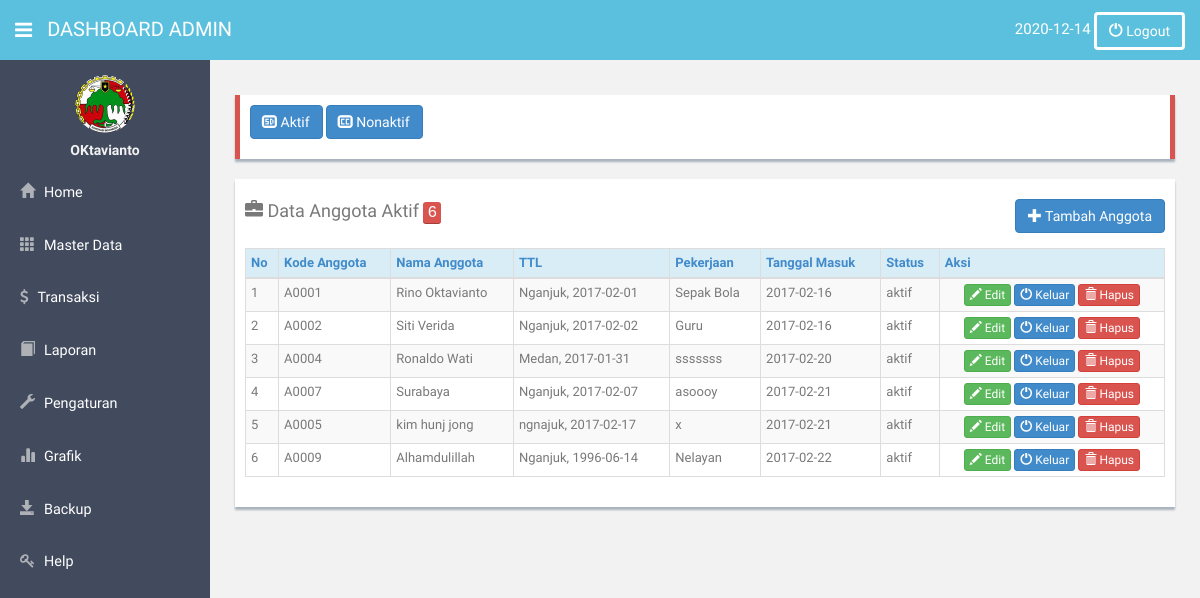
The app's page /index.php?pilih=1.2&aksi=aktif (signed in) with its own data.
### tables this page shows
CREATE TABLE `t_anggota` (
  `kode_anggota` char(5) NOT NULL,
  `kode_tabungan` int(11) NOT NULL,
  `nama_anggota` varchar(50) NOT NULL,
  `alamat_anggota` varchar(100) NOT NULL,
  `jenis_kelamin` varchar(10) NOT NULL,
  `pekerjaan` varchar(50) NOT NULL,
  `tgl_masuk` date NOT NULL,
  `telp` varchar(12) NOT NULL,
  `tempat_lahir` varchar(20) NOT NULL,
  `tgl_lahir` date NOT NULL,
  `status` varchar(10) NOT NULL,
  `u_entry` varchar(50) NOT NULL,
  `tgl_entri` date NOT NULL,
  PRIMARY KEY (`kode_anggota`)
);

### anggota/mst_anggota.php (the view, shortened to what this page needs)
<?php
	$aksi=$_GET['aksi'];
?>
<head>
</head>
<?php
	if(empty($aksi)){
?>
<body>
<div class="row mt">
 <div class="col-lg-12">
 <div class="form-panel" style="border-left:5px solid#d9534f;border-right:5px solid#d9534f;">
    <p><a class="btn btn-primary" href="index.php?pilih=1.2&aksi=aktif"><i class="glyphicon glyphicon-sd-video"></i> Aktif</a> <a class="btn btn-primary" href="index.php?pilih=1.2&aksi=keluar"><i class="glyphicon glyphicon-subtitles"></i> Nonaktif</a></p>
  </div>
</div>
</div>
<div class="row">
                <div class="col-lg-12">
                    <div class="form-panel">
                    <h4 class="mb"><span class='glyphicon glyphicon-briefcase'></span> Data Anggota
                    <?php
                        $am=mysql_query("SELECT *from t_anggota");
                        $jum=mysql_num_rows($am);
                    echo'<kbd style="background-color:#d9534f;">'.$jum.'</kbd>';?>
                    <span style="float:right;">
                      <a href="?pilih=1.2&aksi=tambah" class="btn btn-primary"><span class='glyphicon glyphicon-plus'></span> Tambah Anggota</a>
                    </span></h4>
                    <form class="form-inline" role="form">
                        <table class="table table-bordered table-striped table-condensed">
                          <thead>
                          <tr class="info">
				             <th><a href="#">No</a></th>
				             <th><a href="#">Kode Anggota</a></th>
				             <th><a href="#">Nama Anggota</a></th>
                      <th><a href="#">TTL</a></th>
				             <th><a href="#">Pekerjaan</a></th>
				             <th><a href="#">Tanggal Masuk</a></th>
                     <th><a href="#">Status</a></th>
				             <th colspan="3"><a>Aksi</a></th>
                          </tr>
                      </thead>
                      <tbody id="fbody">
                      <?php
                      $query=mysql_query("SELECT * FROM t_anggota");
                      $no=1;
                      while($data=mysql_fetch_array($query)){
					  ?>
				    	<tr>
							<td><?php echo $no;?></td>
				            <td><?php echo $data['kode_anggota'];?></td>
				            <td><?php echo $data['nama_anggota'];?></td>
                    <td><?php echo $data['tempat_lahir'];?>, <?php echo $data['tgl_lahir'];?></td>
				            <td><?php echo $data['pekerjaan'];?></td>
				            <td><?php echo $data['tgl_masuk'];?></td>
                    <td><?php echo $data['status'];?></td>
                    <?php if($data['status']=='aktif')
                    {?>
				            <td align="center">
					<a class="btn btn-success btn-xs" href="index.php?pilih=1.2&aksi=ubah&kode_anggota=<?php echo $data['kode_anggota'];?>"><i class="glyphicon glyphicon-pencil"></i> Edit</a>
    <script type="text/javascript">
    function hapus(){
    var msg = confirm("Jika anda menghapus data ini ,seluruh transaksi data ini juga akan dihapus. Anda Yakin ?");
    if(msg==true){
    window.location="anggota/proses_anggota.php?pros=keluar&kode_anggota=<?php echo $data['kode_anggota'];?>";
    }
    else{
    }
    }
    </script>
				    <a class="btn btn-primary btn-xs" href="anggota/proses_anggota.php?pros=keluar&kode_anggota=<?php echo $data['kode_anggota'];?>"><i class="glyphicon glyphicon-off"></i> Keluar</a>
							</td> <?php }
              else if($data['status']=='keluar')
              { ?>
            <td align="center">
            <a class="btn btn-danger btn-xs" href="anggota/proses_anggota.php?pros=hapus&kode_anggota=<?php echo $data['kode_anggota'];?>"><i class="glyphicon glyphicon-off"></i> Hapus</a>
            </td>
               <?php }?>
				        </tr>
					<?php
						$no++;}
					?>
						</tbody> </table>
                    </div>
                </div>
</div>
<?php
} else if($aksi=='aktif'){
?>
<div class="row mt">
 <div class="col-lg-12">
 <div class="form-panel" style="border-left:5px solid#d9534f;border-right:5px solid#d9534f;">
    <p><a class="btn btn-primary" href="index.php?pilih=1.2&aksi=aktif"><i class="glyphicon glyphicon-sd-video"></i> Aktif</a> <a class="btn btn-primary" href="index.php?pilih=1.2&aksi=keluar"><i class="glyphicon glyphicon-subtitles"></i> Nonaktif</a></p>
  </div>
</div>
</div>
<div class="row">
                <div class="col-lg-12">
                    <div class="form-panel">
                    <h4 class="mb"><span class='glyphicon glyphicon-briefcase'></span> Data Anggota Aktif
                    <?php
                        $am=mysql_query("SELECT *from t_anggota where status='aktif'");
                        $jum=mysql_num_rows($am);
                    echo'<kbd style="background-color:#d9534f;">'.$jum.'</kbd>';?>
                    <span style="float:right;">
                      <a href="?pilih=1.2&aksi=tambah" class="btn btn-primary"><span class='glyphicon glyphicon-plus'></span> Tambah Anggota</a>
                    </span></h4>
                    <form class="form-inline" role="form">
                        <table class="table table-bordered table-striped table-condensed">
                          <thead>
                          <tr class="info">
                     <th><a href="#">No</a></th>
                     <th><a href="#">Kode Anggota</a></th>
                     <th><a href="#">Nama Anggota</a></th>
                      <th><a href="#">TTL</a></th>
                     <th><a href="#">Pekerjaan</a></th>
                     <th><a href="#">Tanggal Masuk</a></th>
                     <th><a href="#">Status</a></th>
                     <th colspan="3"><a>Aksi</a></th>
                          </tr>
                      </thead>
                      <tbody id="fbody">
                      <?php
                      $query=mysql_query("SELECT * FROM t_anggota where status='aktif'");
                      $no=1;
                      while($data=mysql_fetch_array($query)){
            ?>
              <tr>
              <td><?php echo $no;?></td>
                    <td><?php echo $data['kode_anggota'];?></td>
                    <td><?php echo $data['nama_anggota'];?></td>
                    <td><?php echo $data['tempat_lahir'];?>, <?php echo $data['tgl_lahir'];?></td>
                    <td><?php echo $data['pekerjaan'];?></td>
                    <td><?php echo $data['tgl_masuk'];?></td>
                    <td><?php echo $data['status'];?></td>
                    <td align="center">
          <a class="btn btn-success btn-xs" href="index.php?pilih=1.2&aksi=ubah&kode_anggota=<?php echo $data['kode_anggota'];?>"><i class="glyphicon glyphicon-pencil"></i> Edit</a>
            <a class="btn btn-primary btn-xs" href="anggota/proses_anggota.php?pros=keluar&kode_anggota=<?php echo $data['kode_anggota'];?>"><i class="glyphicon glyphicon-off"></i> Keluar</a>
             <a class="btn btn-danger btn-xs" href="anggota/proses_anggota.php?pros=hapus&kode_anggota=<?php echo $data['kode_anggota'];?>"><i class="glyphicon glyphicon-trash"></i> Hapus</a>
             </td>
                </tr>
          <?php
            $no++;}
          ?>
            </tbody> </table>
                    </div>
                </div>
</div>
<?php } else if($aksi=='keluar'){
?>
<div class="row mt">
 <div class="col-lg-12">
 <div class="form-panel" style="border-left:5px solid#d9534f;border-right:5px solid#d9534f;">
    <p><a class="btn btn-primary" href="index.php?pilih=1.2&aksi=aktif"><i class="glyphicon glyphicon-sd-video"></i> Aktif</a> <a class="btn btn-primary" href="index.php?pilih=1.2&aksi=keluar"><i class="glyphicon glyphicon-subtitles"></i> Nonaktif</a></p>
  </div>
</div>
</div>
<div class="row">
                <div class="col-lg-12">
                    <div class="form-panel">
                    <h4 class="mb"><span class='glyphicon glyphicon-briefcase'></span> Data Anggota Keluar
                    <?php
                        $am=mysql_query("SELECT *from t_anggota where status='keluar'");
                        $jum=mysql_num_rows($am);
                    echo'<kbd style="background-color:#d9534f;">'.$jum.'</kbd>';?>
                    <span style="float:right;">
                      <a href="?pilih=1.2&aksi=tambah" class="btn btn-primary"><span class='glyphicon glyphicon-plus'></span> Tambah Anggota</a>
                    </span></h4>
                    <form class="form-inline" role="form">
                        <table class="table table-bordered table-striped table-condensed">
                          <thead>
                          <tr class="info">
                     <th><a href="#">No</a></th>
                     <th><a href="#">Kode Anggota</a></th>
                     <th><a href="#">Nama Anggota</a></th>
                      <th><a href="#">TTL</a></th>
                     <th><a href="#">Pekerjaan</a></th>
                     <th><a href="#">Tanggal Masuk</a></th>
                     <th><a href="#">Status</a></th>
                     <th colspan="3"><a>Aksi</a></th>
                          </tr>
                      </thead>
                      <tbody id="fbody">
                      <?php
                      $query=mysql_query("SELECT * FROM t_anggota where status='keluar'");
                      $no=1;
                      while($data=mysql_fetch_array($query)){
            ?>
              <tr>
              <td><?php echo $no;?></td>
                    <td><?php echo $data['kode_anggota'];?></td>
                    <td><?php echo $data['nama_anggota'];?></td>
                    <td><?php echo $data['tempat_lahir'];?>, <?php echo $data['tgl_lahir'];?></td>
                    <td><?php echo $data['pekerjaan'];?></td>
                    <td><?php echo $data['tgl_masuk'];?></td>
                    <td><?php echo $data['status'];?></td>
                    <td align="center">
          <script type="text/javascript">
    function hapus(){
    var msg = confirm("Jika anda menghapus data ini ,seluruh transaksi data ini juga akan dihapus. Anda Yakin ?");
    if(msg==true){
    window.location="anggota/proses_anggota.php?pros=keluar&kode_anggota=<?php echo $data['kode_anggota'];?>";
    }
    else{
    }
    }
    </script>
            <a class="btn btn-danger btn-xs" href="anggota/proses_anggota.php?pros=hapus&kode_anggota=<?php echo $data['kode_anggota'];?>"><i class="glyphicon glyphicon-off"></i> Hapus</a>
              </td>
                </tr>
          <?php
            $no++;}
          ?>
            </tbody> </table>
                    </div>
                </div>
</div>
<?php } ?>

### Theme/assets/css/style.css (style rules this page uses)
body { color: #797979; background: #f2f2f2; font-family: 'Ruda', sans-serif; padding: 0px !important; margin: 0px !important; font-size:13px; }
a, a:hover, a:focus { text-decoration: none; outline: none; }
.mt { margin-top: 25px; }
.mb { margin-bottom: 25px; }
.form-panel { background: #ffffff; margin: 10px; padding: 10px; box-shadow: 0px 3px 2px #aab2bd; text-align: left; }

### records on screen
t_anggota: kode_anggota "A0001", nama_anggota "Rino Oktavianto", tempat_lahir "Nganjuk", tgl_lahir "2017-02-01", pekerjaan "Sepak Bola", tgl_masuk "2017-02-16", status "aktif"
t_anggota: kode_anggota "A0002", nama_anggota "Siti Verida", tempat_lahir "Nganjuk", tgl_lahir "2017-02-02", pekerjaan "Guru", tgl_masuk "2017-02-16", status "aktif"
t_anggota: kode_anggota "A0004", nama_anggota "Ronaldo Wati", tempat_lahir "Medan", tgl_lahir "2017-01-31", pekerjaan "sssssss", tgl_masuk "2017-02-20", status "aktif"
t_anggota: kode_anggota "A0007", nama_anggota "Surabaya", tempat_lahir "Nganjuk", tgl_lahir "2017-02-07", pekerjaan "asoooy", tgl_masuk "2017-02-21", status "aktif"
t_anggota: kode_anggota "A0005", nama_anggota "kim hunj jong", tempat_lahir "ngnajuk", tgl_lahir "2017-02-17", pekerjaan "x", tgl_masuk "2017-02-21", status "aktif"
t_anggota: kode_anggota "A0009", nama_anggota "Alhamdulillah", tempat_lahir "Nganjuk", tgl_lahir "1996-06-14", pekerjaan "Nelayan", tgl_masuk "2017-02-22", status "aktif"

### other values on screen
$_SESSION['level'] "ADMIN"
$_SESSION['kopname'] "OKtavianto"
$jum "6"
